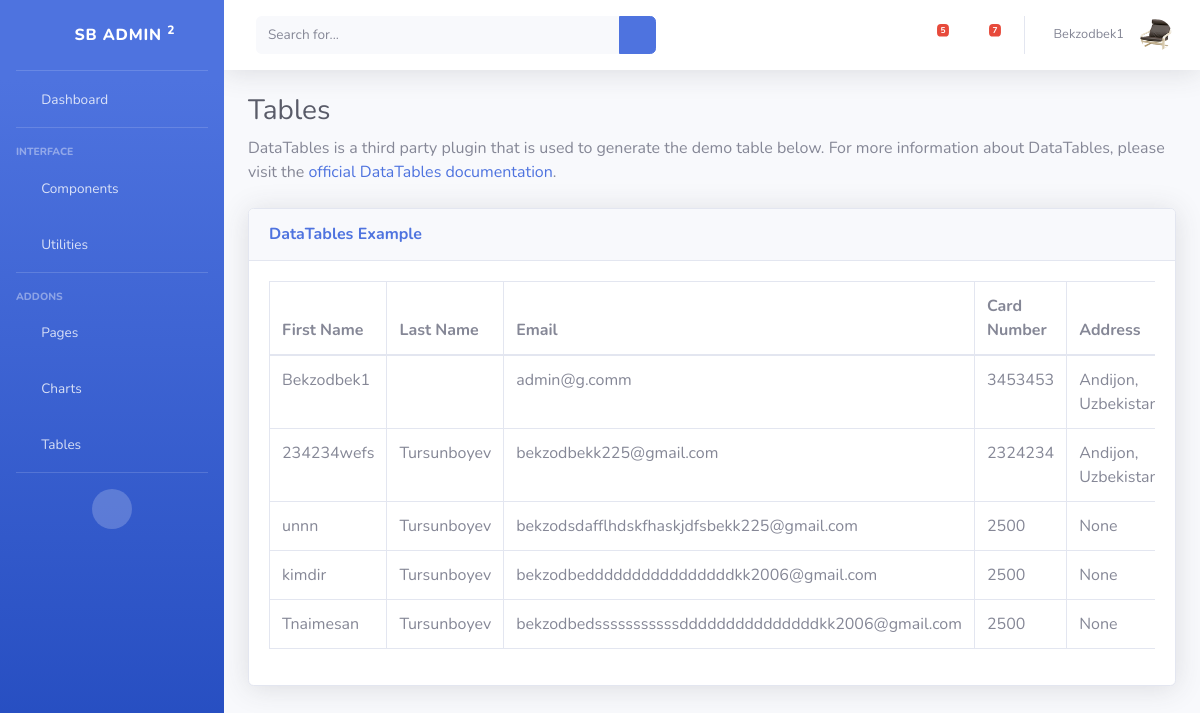
The page /dashboard/tables/ (signed in) on the database as committed earlier.
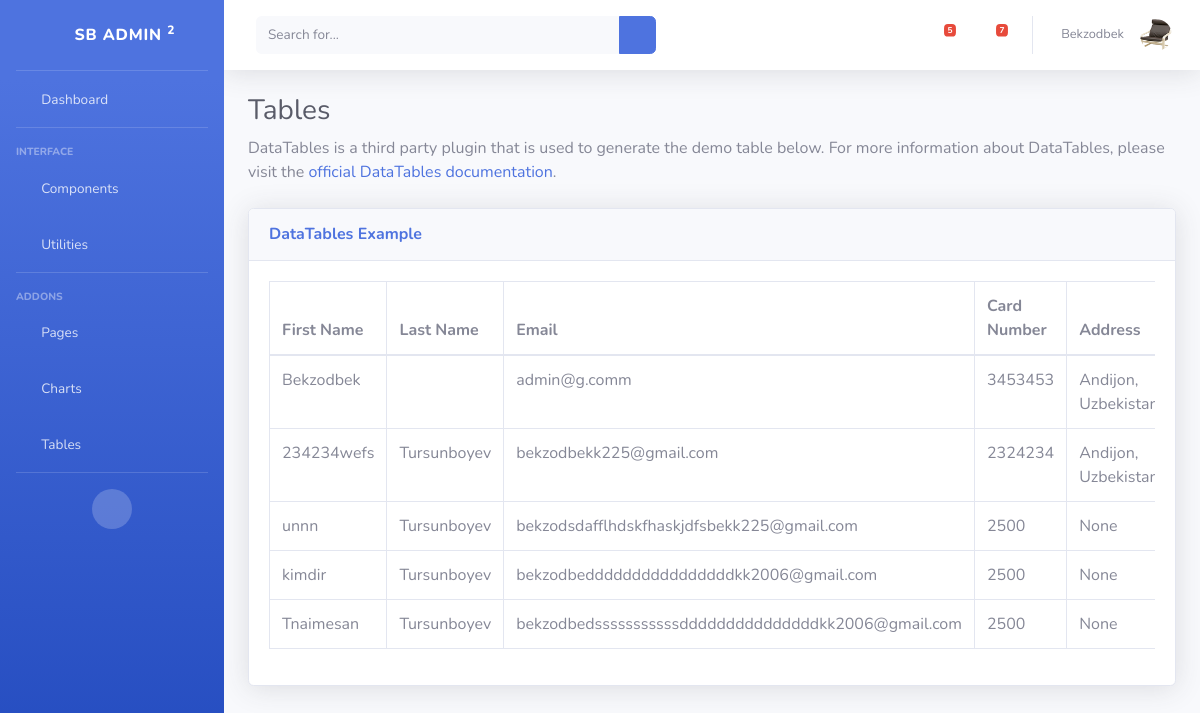
The same page on the database as committed later.
### furnapp/models.py (models this page shows, shortened)
class MyUser(AbstractUser):
    username = None
    email = models.EmailField(unique=True)
    USERNAME_FIELD = 'email'
    REQUIRED_FIELDS = []
    is_organiser = models.BooleanField(default=False)
    is_agent = models.BooleanField(default=False)

class Profile(models.Model):
    class Meta:
        verbose_name = "My Profile"
        verbose_name_plural = "Profile"
    custom_user = models.OneToOneField(MyUser, on_delete=models.CASCADE)
    image = models.ImageField(default="arrivals5.png", upload_to="profile")
    bio = models.CharField(max_length=100, default="bio", null=True, blank=True)
    card_number = models.IntegerField(default=2500, null=True,blank=True)
    address = models.CharField(max_length=200, null=True, blank=True)
    mobile_number = models.IntegerField(default=998931742328, null=True, blank=True)

### dashboard/views.py (the view)
# urls.py: path('tables/', tables, name='tables'),
def tables(request):
    if 'user' in request.GET:
        search = request.GET['user']
        full_search = Q(Q(first_name__icontains=search) | Q(Q(email__icontains=search)))
        profile_search = Q(Q(mobile_number__icontains=search))
        user = User.objects.filter(full_search)
        profile = Profile.objects.filter(profile_search)
    else:
        user = User.objects.all()
    context={
        "user_full":user
    }
    return render(request, 'dashboard/includes/tables.html', context)

### templates/dashboard/includes/tables.html (shortened to what this page needs)
{% extends 'dashboard/layouts/base.html' %}
{% block contend %}
<div class="container-fluid">
    <h1 class="h3 mb-2 text-gray-800">Tables</h1>
    <p class="mb-4">DataTables is a third party plugin that is used to generate the demo table below.
        For more information about DataTables, please visit the <a target="_blank"
            href="https://datatables.net">official DataTables documentation</a>.</p>
    <div class="card shadow mb-4">
        <div class="card-header py-3">
            <h6 class="m-0 font-weight-bold text-primary">DataTables Example</h6>
        </div>
        <div class="card-body">
            <div class="table-responsive">
                <table class="table table-bordered" id="dataTable" width="100%" cellspacing="0">
                    <thead>
                        <tr>
                            <th>First Name</th>
                            <th>Last Name</th>
                            <th>Email</th>
                            <th>Card Number</th>
                            <th>Address</th>
                        </tr>
                    </thead>
                    <tbody>
                        {% for user in user_full %}
                        <tr>
                            <td>{{ user.first_name }}</td>
                            <td>{{ user.last_name }}</td>
                            <td>{{ user.email }}</td>
                            <td>{{ user.profile.card_number }}</td>
                            <td>{{ user.profile.address }}</td>
                        </tr>
                        {% endfor %}
                    </tbody>
                </table>
            </div>
        </div>
    </div>
</div>
{% endblock %}

### templates/dashboard/includes/nav.html (shortened to what this page needs)
{% load static %}
<nav class="navbar navbar-expand navbar-light bg-white topbar mb-4 static-top shadow">
    <form action="{% url 'dashboard:tables' %}" class="d-none d-sm-inline-block form-inline mr-auto ml-md-3 my-2 my-md-0 mw-100 navbar-search">
        <div class="input-group">
            <input type="text" name="user" class="form-control bg-light border-0 small"  placeholder="Search for..."
                aria-label="Search" aria-describedby="basic-addon2">
            <div class="input-group-append">
                <button class="btn btn-primary" type="submit">
                    <i class="fas fa-search fa-sm"></i>
                </button>
            </div>
        </div>
    </form>
    <ul class="navbar-nav ml-auto">
        <li class="nav-item dropdown no-arrow mx-1">
            <a class="nav-link dropdown-toggle" href="#" id="alertsDropdown" role="button"
                data-toggle="dropdown" aria-haspopup="true" aria-expanded="false">
                <i class="fas fa-bell fa-fw"></i>
                <span class="badge badge-danger badge-counter">5 </span>
            </a>
        </li>
        <li class="nav-item dropdown no-arrow mx-1">
            <a class="nav-link dropdown-toggle" href="#" id="messagesDropdown" role="button"
                data-toggle="dropdown" aria-haspopup="true" aria-expanded="false">
                <i class="fas fa-envelope fa-fw"></i>
                <span class="badge badge-danger badge-counter">7</span>
            </a>
        </li>
        <li class="nav-item dropdown no-arrow">
            <a class="nav-link dropdown-toggle" href="#" id="userDropdown" role="button"
                data-toggle="dropdown" aria-haspopup="true" aria-expanded="false">
                <span class="mr-2 d-none d-lg-inline text-gray-600 small">{{ user.first_name}}</span>
                <img class="img-profile rounded-circle" src="{{ user.profile.image.url }}">
            </a>
        </li>
    </ul>
</nav>

Rows that differ between the two databases and show on the page:
changed MyUser "admin@g.comm": first_name "Bekzodbek1" → "Bekzodbek"
